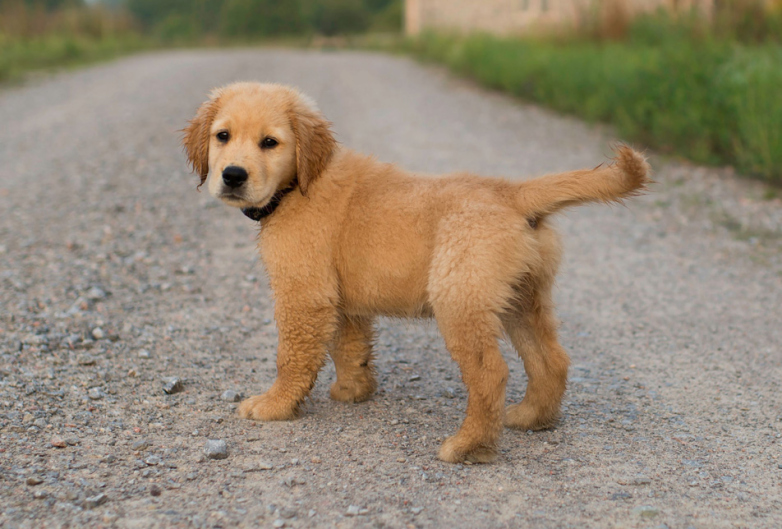
#> input picture PracticalMachineLearning/Laborator/lab2/dog.jpg, 782 x 529 px
$ jupyter execute --allow-errors 'Naive Bayes.ipynb'
#> lines starting #> are read from the running program, lines starting #| are printed output that depends on the picture
[cell 1]
from sklearn import datasets
import matplotlib.pyplot as plt
# import pandas as pd
#importing the necessary packages
from sklearn.model_selection import train_test_split
from sklearn.naive_bayes import GaussianNB
import numpy as np
import cv2
import sys

#> (a cell that did not finish here is left out)

[cell 3]
rangeImg = 25000

labels_aux = np.zeros([rangeImg,1], dtype='uint8')

#> (the rest of this cell did not finish here and is left out)

[cell 4]
images = np.zeros([rangeImg,2500], dtype='uint8')
# print(images)
#> (the rest of this cell did not finish here and is left out)

#> (a cell that did not finish here is left out)

[cell 6]
# print(len(xTest))

[cell 7]
NB = GaussianNB()
#> (the rest of this cell did not finish here and is left out)

[cell 8]
img = cv2.resize(cv2.imread('./dog.jpg', cv2.IMREAD_GRAYSCALE),(50, 50))
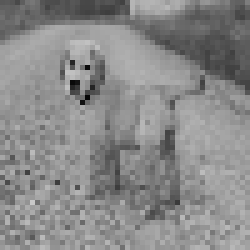
#> img: shape (50, 50) (shown 5 times larger); min 7, max 200, mean 137.9
img = np.array(img).flatten()
#> img = 2500 values, max 200 at index 2006, min 7 at index 967, mean 137.9
#> (the rest of this cell did not finish here and is left out)
